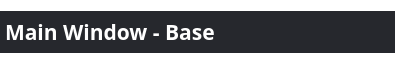
        <widget class="QFrame" name="frame_top">
         <property name="minimumSize">
          <size>
           <width>0</width>
           <height>40</height>
          </size>
         </property>
         <property name="maximumSize">
          <size>
           <width>16777215</width>
           <height>64</height>
          </size>
         </property>
         <property name="styleSheet">
          <string notr="true">background-color: transparent;</string>
         </property>
         <property name="frameShape">
          <enum>QFrame::NoFrame</enum>
         </property>
         <property name="frameShadow">
          <enum>QFrame::Raised</enum>
         </property>
         <layout class="QHBoxLayout" name="horizontalLayout_3">
          <property name="spacing">
           <number>0</number>
          </property>
          <property name="leftMargin">
           <number>0</number>
          </property>
          <property name="topMargin">
           <number>0</number>
          </property>
          <property name="rightMargin">
           <number>0</number>
          </property>
          <property name="bottomMargin">
           <number>0</number>
          </property>
          <item>
           <widget class="QFrame" name="frame_top_right">
            <property name="maximumSize">
             <size>
              <width>16777215</width>
              <height>52</height>
             </size>
            </property>
            <property name="styleSheet">
             <string notr="true">background: transparent;</string>
            </property>
            <property name="frameShape">
             <enum>QFrame::NoFrame</enum>
            </property>
            <property name="frameShadow">
             <enum>QFrame::Raised</enum>
            </property>
            <layout class="QVBoxLayout" name="verticalLayout_2">
             <property name="spacing">
              <number>0</number>
             </property>
             <property name="leftMargin">
              <number>0</number>
             </property>
             <property name="topMargin">
              <number>0</number>
             </property>
             <property name="rightMargin">
              <number>0</number>
             </property>
             <property name="bottomMargin">
              <number>0</number>
             </property>
             <item>
              <widget class="QFrame" name="frame_top_btns">
               <property name="maximumSize">
                <size>
                 <width>16777215</width>
                 <height>42</height>
                </size>
               </property>
               <property name="styleSheet">
                <string notr="true">background-color: rgba(27, 29, 35, 200)</string>
               </property>
               <property name="frameShape">
                <enum>QFrame::NoFrame</enum>
               </property>
               <property name="frameShadow">
                <enum>QFrame::Raised</enum>
               </property>
               <layout class="QHBoxLayout" name="horizontalLayout_4">
                <property name="spacing">
                 <number>0</number>
                </property>
                <property name="leftMargin">
                 <number>0</number>
                </property>
                <property name="topMargin">
                 <number>0</number>
                </property>
                <property name="rightMargin">
                 <number>0</number>
                </property>
                <property name="bottomMargin">
                 <number>0</number>
                </property>
                <item>
                 <widget class="QFrame" name="frame_label_top_btns">
                  <property name="sizePolicy">
                   <sizepolicy hsizetype="Expanding" vsizetype="Preferred">
                    <horstretch>0</horstretch>
                    <verstretch>0</verstretch>
                   </sizepolicy>
                  </property>
                  <property name="frameShape">
                   <enum>QFrame::NoFrame</enum>
                  </property>
                  <property name="frameShadow">
                   <enum>QFrame::Raised</enum>
                  </property>
                  <layout class="QHBoxLayout" name="horizontalLayout_10">
                   <property name="spacing">
                    <number>0</number>
                   </property>
                   <property name="leftMargin">
                    <number>5</number>
                   </property>
                   <property name="topMargin">
                    <number>0</number>
                   </property>
                   <property name="rightMargin">
                    <number>10</number>
                   </property>
                   <property name="bottomMargin">
                    <number>0</number>
                   </property>
                   <item>
                    <widget class="QFrame" name="frame_icon_top_bar">
                     <property name="maximumSize">
                      <size>
                       <width>30</width>
                       <height>30</height>
                      </size>
                     </property>
                     <property name="styleSheet">
                      <string notr="true">background: transparent;
background-image: url(:/16x16/icons/16x16/sigma-logo.png);
background-position: center;
background-repeat: no-repeat;
</string>
                     </property>
                     <property name="frameShape">
                      <enum>QFrame::StyledPanel</enum>
                     </property>
                     <property name="frameShadow">
                      <enum>QFrame::Raised</enum>
                     </property>
                    </widget>
                   </item>
                   <item>
                    <widget class="QLabel" name="label_title_bar_top">
                     <property name="font">
                      <font>
                       <family>Satoshi Black</family>
                       <pointsize>16</pointsize>
                       <weight>75</weight>
                       <italic>false</italic>
                       <bold>true</bold>
                       <underline>false</underline>
                       <strikeout>false</strikeout>
                       <kerning>true</kerning>
                      </font>
                     </property>
                     <property name="cursor">
                      <cursorShape>ArrowCursor</cursorShape>
                     </property>
                     <property name="styleSheet">
                      <string notr="true">background: transparent;
color: white;
</string>
                     </property>
                     <property name="text">
                      <string>Main Window - Base</string>
                     </property>
                    </widget>
                   </item>
                   <item>
                    <widget class="QPushButton" name="btn_home">
                     <property name="minimumSize">
                      <size>
                       <width>30</width>
                       <height>30</height>
                      </size>
                     </property>
                     <property name="maximumSize">
                      <size>
                       <width>30</width>
                       <height>16777215</height>
                      </size>
                     </property>
                     <property name="styleSheet">
                      <string notr="true">QPushButton{
	border: none;
	background-color: transparent;
}

QPushButton:hover {
	background-color: rgb(52, 59, 72);
	border-radius: 15px
}

QPushButton:pressed{
	background-color: rgb(11, 11, 11);
	border-radius: 15px
}

</string>
                     </property>
                     <property name="text">
                      <string/>
                     </property>
                     <property name="icon">
                      <iconset resource="files.qrc">
                       <normaloff>:/20x20/icons/20x20/cil-home.png</normaloff>:/20x20/icons/20x20/cil-home.png</iconset>
                     </property>
                    </widget>
                   </item>
                   <item>
                    <widget class="QPushButton" name="btn_prev">
                     <property name="minimumSize">
                      <size>
                       <width>30</width>
                       <height>30</height>
                      </size>
                     </property>
                     <property name="maximumSize">
                      <size>
                       <width>30</width>
                       <height>16777215</height>
                      </size>
                     </property>
                     <property name="styleSheet">
                      <string notr="true">QPushButton{
	border: none;
	background-color: transparent;
}

QPushButton:hover {
	background-color: rgb(52, 59, 72);
	border-radius: 15px
}

QPushButton:pressed{
	background-color: rgb(11, 11, 11);
	border-radius: 15px
}

</string>
                     </property>
                     <property name="text">
                      <string/>
                     </property>
                     <property name="icon">
                      <iconset resource="files.qrc">
                       <normaloff>:/20x20/icons/20x20/cil-arrow-left.png</normaloff>:/20x20/icons/20x20/cil-arrow-left.png</iconset>
                     </property>
                    </widget>
                   </item>
                   <item>
                    <widget class="QPushButton" name="btn_next">
                     <property name="minimumSize">
                      <size>
                       <width>30</width>
                       <height>30</height>
                      </size>
                     </property>
                     <property name="maximumSize">
                      <size>
                       <width>30</width>
                       <height>16777215</height>
                      </size>
                     </property>
                     <property name="styleSheet">
                      <string notr="true">QPushButton{
	border: none;
	background-color: transparent;
}

QPushButton:hover {
	background-color: rgb(52, 59, 72);
	border-radius: 15px
}

QPushButton:pressed{
	background-color: rgb(11, 11, 11);
	border-radius: 15px
}

</string>
                     </property>
                     <property name="text">
                      <string/>
                     </property>
                     <property name="icon">
                      <iconset resource="files.qrc">
                       <normaloff>:/20x20/icons/20x20/cil-arrow-right.png</normaloff>:/20x20/icons/20x20/cil-arrow-right.png</iconset>
                     </property>
                    </widget>
                   </item>
                  </layout>
                 </widget>
                </item>
                <item alignment="Qt::AlignRight">
                 <widget class="QFrame" name="frame_btns_right">
                  <property name="sizePolicy">
                   <sizepolicy hsizetype="Expanding" vsizetype="Preferred">
                    <horstretch>0</horstretch>
                    <verstretch>0</verstretch>
                   </sizepolicy>
                  </property>
                  <property name="maximumSize">
                   <size>
                    <width>120</width>
                    <height>16777215</height>
                   </size>
                  </property>
                  <property name="frameShape">
                   <enum>QFrame::NoFrame</enum>
                  </property>
                  <property name="frameShadow">
                   <enum>QFrame::Raised</enum>
                  </property>
                  <layout class="QHBoxLayout" name="horizontalLayout_5">
                   <property name="spacing">
                    <number>0</number>
                   </property>
                   <property name="leftMargin">
                    <number>0</number>
                   </property>
                   <property name="topMargin">
                    <number>0</number>
                   </property>
                   <property name="rightMargin">
                    <number>0</number>
                   </property>
                   <property name="bottomMargin">
                    <number>0</number>
                   </property>
                   <item>
                    <widget class="QPushButton" name="btn_minimize">
                     <property name="sizePolicy">
                      <sizepolicy hsizetype="Minimum" vsizetype="Expanding">
                       <horstretch>0</horstretch>
                       <verstretch>0</verstretch>
                      </sizepolicy>
                     </property>
                     <property name="minimumSize">
                      <size>
                       <width>40</width>
                       <height>0</height>
                      </size>
                     </property>
                     <property name="maximumSize">
                      <size>
                       <width>40</width>
                       <height>16777215</height>
                      </size>
                     </property>
                     <property name="toolTip">
                      <string>Minimize</string>
                     </property>
                     <property name="styleSheet">
                      <string notr="true">QPushButton {	
	border: none;
	background-color: transparent;
}
QPushButton:hover {
	background-color: rgb(52, 59, 72);
}
QPushButton:pressed {	
	background-color: rgb(85, 170, 255);
}</string>
                     </property>
                     <property name="text">
                      <string/>
                     </property>
                     <property name="icon">
                      <iconset resource="files.qrc">
                       <normaloff>:/16x16/icons/16x16/cil-window-minimize.png</normaloff>:/16x16/icons/16x16/cil-window-minimize.png</iconset>
                     </property>
                    </widget>
                   </item>
                   <item>
                    <widget class="QPushButton" name="btn_close">
                     <property name="sizePolicy">
                      <sizepolicy hsizetype="Minimum" vsizetype="Expanding">
                       <horstretch>0</horstretch>
                       <verstretch>0</verstretch>
                      </sizepolicy>
                     </property>
                     <property name="minimumSize">
                      <size>
                       <width>40</width>
                       <height>0</height>
                      </size>
                     </property>
                     <property name="maximumSize">
                      <size>
                       <width>40</width>
                       <height>16777215</height>
                      </size>
                     </property>
                     <property name="toolTip">
                      <string>Close</string>
                     </property>
                     <property name="styleSheet">
                      <string notr="true">QPushButton {	
	border: none;
	background-color: transparent;
}
QPushButton:hover {
	
	background-color: rgb(189, 0, 0);
}
QPushButton:pressed {	
	background-color: rgb(189, 88, 88);
}</string>
                     </property>
                     <property name="text">
                      <string/>
                     </property>
                     <property name="icon">
                      <iconset resource="files.qrc">
                       <normaloff>:/16x16/icons/16x16/cil-x.png</normaloff>:/16x16/icons/16x16/cil-x.png</iconset>
                     </property>
                    </widget>
                   </item>
                  </layout>
                 </widget>
                </item>
               </layout>
              </widget>
             </item>
            </layout>
           </widget>
          </item>
         </layout>
        </widget>
